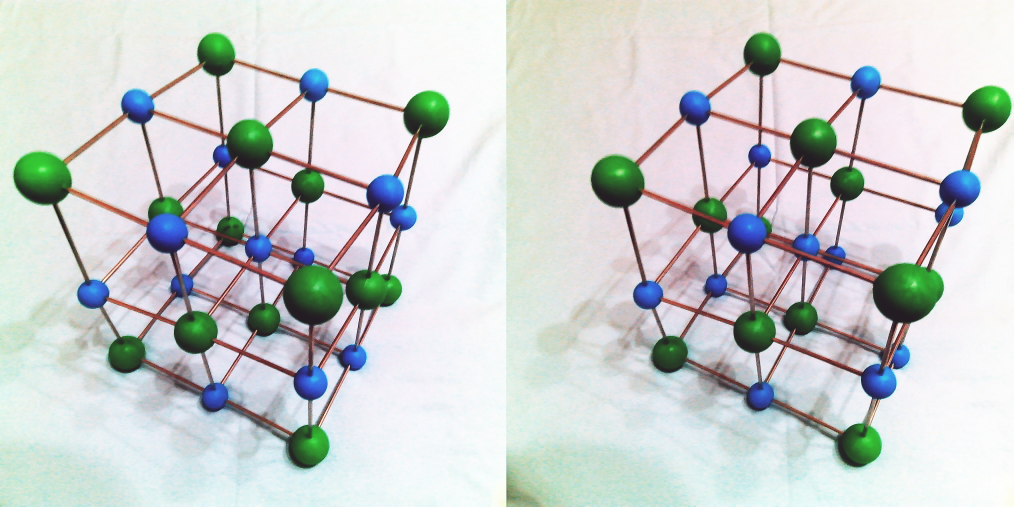
#> input picture Hamster/Week 15/New.jpg, 3040 x 1520 px, given in place of Left_6.jpg, which was not available (shown at 1/3 size)
$ python line_evaluate.py
#> lines starting #> are read from the running program, lines starting #| are printed output that depends on the picture; after the words box and inside, x2 and y2 are one past the last pixel; in counts of white or black regions, pixels touching at a corner belong together; pictures that were not available may be replaced by others from this repository, and a replacement may not be noted
### Hamster/Week_23/line_scope.py
from cmath import pi
import cv2
import numpy as np
import math

def line_scope(file_name):
#> called with file_name = 'Left_6.jpg'
    img = cv2.imread(file_name)
#> img is the input picture: shape (1520, 3040, 3); mean B, G, R 207.6, 207.8, 204.1

    gray = cv2.cvtColor(img,cv2.COLOR_BGR2GRAY)

    kernel_size = 5
    blur_gray = cv2.GaussianBlur(gray,(kernel_size, kernel_size),0)
    low_threshold = 50
    high_threshold = 150
    edges = cv2.Canny(blur_gray, low_threshold, high_threshold)
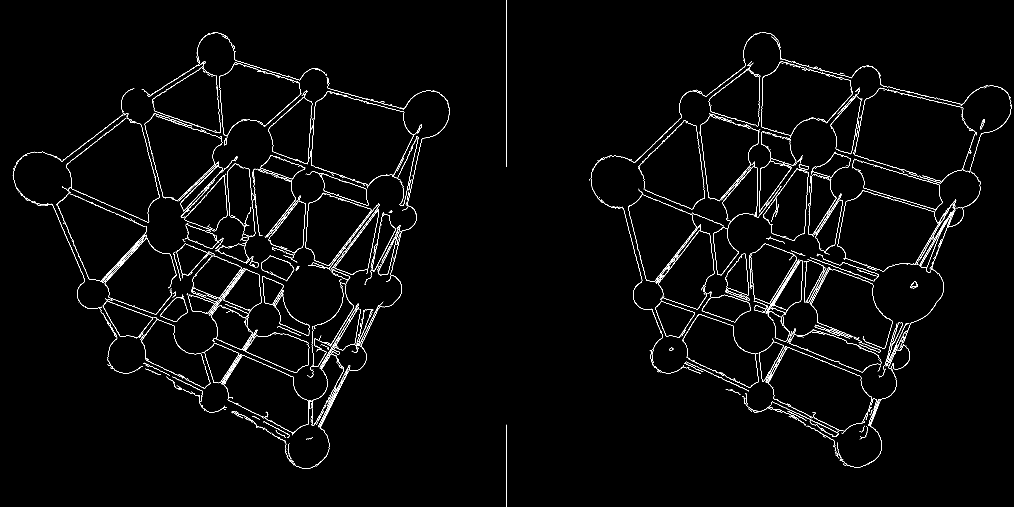
#> edges: shape (1520, 3040) (shown at 1/3 size); 1.6% white in thin lines or dots
    rho = 1  # distance resolution in pixels of the Hough grid
    theta = np.pi / 180  # angular resolution in radians of the Hough grid
    threshold = 15  # minimum number of votes (intersections in Hough grid cell)
    min_line_length = 50  # minimum number of pixels making up a line
    max_line_gap = 20  # maximum gap in pixels between connectable line segments
    line_image = np.copy(img) * 0  # creating a blank to draw lines on
#> line_image: shape (1520, 3040, 3); every value is 0

    # Run Hough on edge detected image
    # Output "lines" is an array containing endpoints of detected line segments
    lines = cv2.HoughLinesP(edges, rho, theta, threshold, np.array([]),
                        min_line_length, max_line_gap)
#> lines = 655 rows, first 6: [1519, 499, 1519, 0], [2316, 1206, 2507, 1295], [672, 881, 731, 805], [816, 914, 850, 859], [812, 466, 914, 501], [2100, 383, 2125, 592]

    for line in lines:
        for x1,y1,x2,y2 in line:
            if y2==1150 :
                print(x1,y1,x2,y2)
                cv2.line(line_image,(x1,y1),(x2,y2),(0,255,0),2)
                break
            cv2.line(line_image,(x1,y1),(x2,y2),(255,255,0),2)
#> this loop made 655 passes
#| 602 1060 630 1150
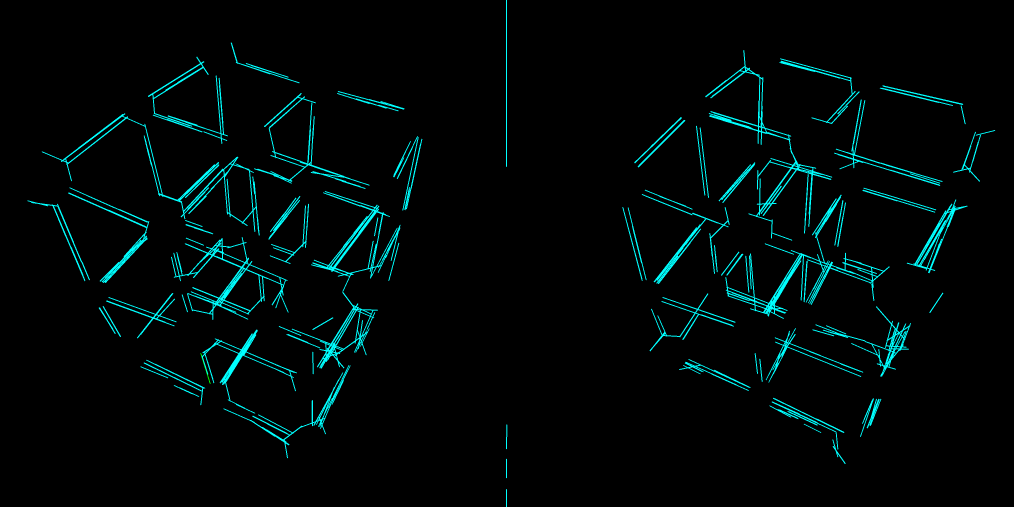
#> line_image: shape (1520, 3040, 3) (shown at 1/3 size); mean B, G, R 8.6, 8.6, 0

    cv2.imwrite("line_"+file_name,line_image)
    return_line=[]
    angle=[]
    dis=[]
    line_file=open("line_scope_"+file_name+".txt",'w')
    for i in lines:
        return_line.append(i[0])
        x1=i[0][0];y1=i[0][1];x2=i[0][2];y2=i[0][3]
        angle.append(math.atan2(y2-y1,x2-x1)/pi*180)
        dis.append(math.sqrt((y2-y1)**2+(x2-x1)**2))
        line_file.write(str(i[0])+'\n')
#> this loop made 655 passes
#> after the loop, angle = 655 values, max 90 at index 400, min -90 at index 0, mean -10.03; dis = 655 values, max 499 at index 0, min 50.25 at index 410, mean 109.2; return_line = 655 items, first 6: [1519, 499, 1519, 0], [2316, 1206, 2507, 1295], [672, 881, 731, 805], [816, 914, 850, 859], [812, 466, 914, 501], [2100, 383, 2125, 592]
    line_file.close()
    return return_line,angle,dis

# Draw the lines on the  image
#lines_edges = cv2.addWeighted(img, 0.8, line_image, 1, 0)
line,angle,dis=line_scope("Left_6.jpg")
#> line has the same summary as return_line in line_scope
line_scope("Right_6.jpg")
#> call 2 of line_scope, with file_name = 'Right_6.jpg'
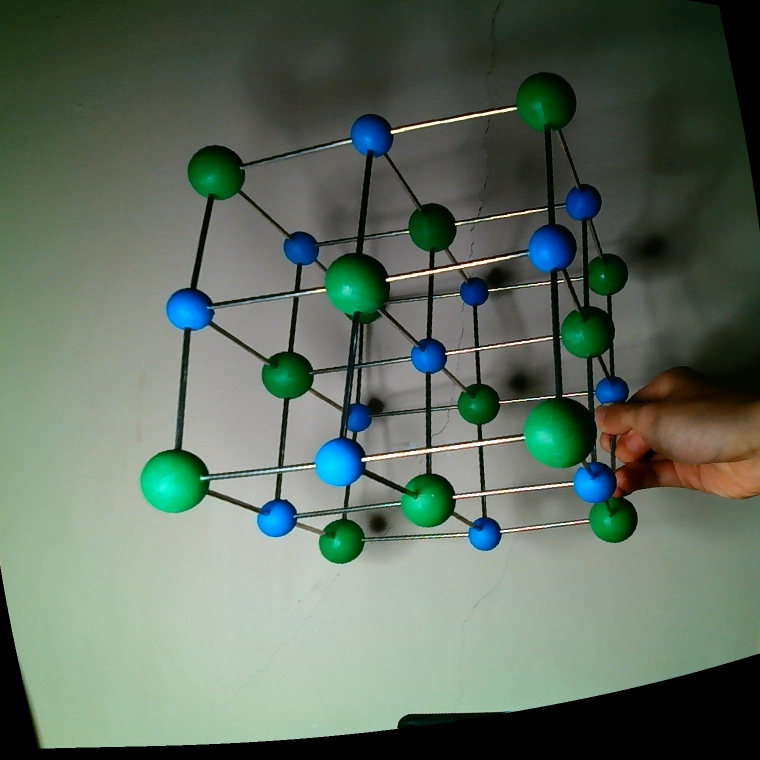
#> input picture Hamster/Week 15/Right2.jpg, 1520 x 1520 px, given in place of Right_6.jpg, which was not available (shown at 1/2 size)
#> in line_scope, img is the input picture: shape (1520, 1520, 3); mean B, G, R 96.2, 109.1, 95
#> in line_scope (call 2), `edges = cv2.Canny(blur_gray, low_threshold, high_threshold)`: edges: shape (1520, 1520); 1.5% white in thin lines or dots
#> in line_scope (call 2), `line_image = np.copy(img) * 0`: line_image: shape (1520, 1520, 3); every value is 0
#> in line_scope (call 2), `lines = cv2.HoughLinesP(edges, rho, theta, threshold, np.array([]), mi..`: lines = 286 rows, first 6: [401, 958, 631, 934], [730, 925, 1049, 881], [855, 601, 922, 592], [778, 550, 842, 540], [905, 992, 1071, 972], [421, 613, 650, 577]
#> the loop in line_scope (call 2), `for line in lines:` made 286 passes
#> after the loop in line_scope (call 2), `for line in lines:`:
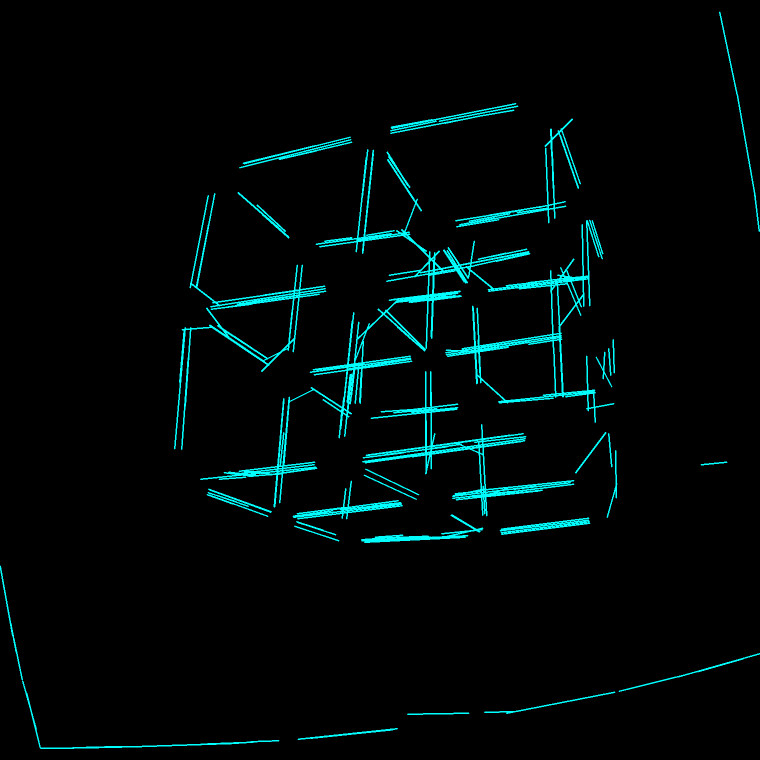
#> line_image: shape (1520, 1520, 3) (shown at 1/2 size); mean B, G, R 8.9, 8.9, 0
#> the loop in line_scope (call 2), `for i in lines:` made 286 passes
#> after the loop in line_scope (call 2), `for i in lines:`: angle = 286 values, max 89.39 at index 68, min -90 at index 87, mean -1.59; dis = 286 values, max 328.2 at index 38, min 50.49 at index 196, mean 116.2; return_line = 286 items, first 6: [401, 958, 631, 934], [730, 925, 1049, 881], [855, 601, 922, 592], [778, 550, 842, 540], [905, 992, 1071, 972], [421, 613, 650, 577]

_angle=open("angle.txt",'w')
for i in angle:
    _angle.write(str(i)+"\n")
#> this loop made 655 passes
#> i on passes 1 to 3: -90, 24.98, -52.18
_angle.write("\n\n")
for i in dis:
    _angle.write(str(i)+"\n")
#> this loop made 655 passes
#> i on passes 1 to 3: 499, 210.7, 96.21

### Hamster/Week 17/find_houghcircle.py
import cv2
import numpy as np
import math

# [9 lines left out: function findcircle, not called in this run]

def Hough(str1):
#> called with str1 = 'Left3.jpg'
    img = cv2.imread(str1)
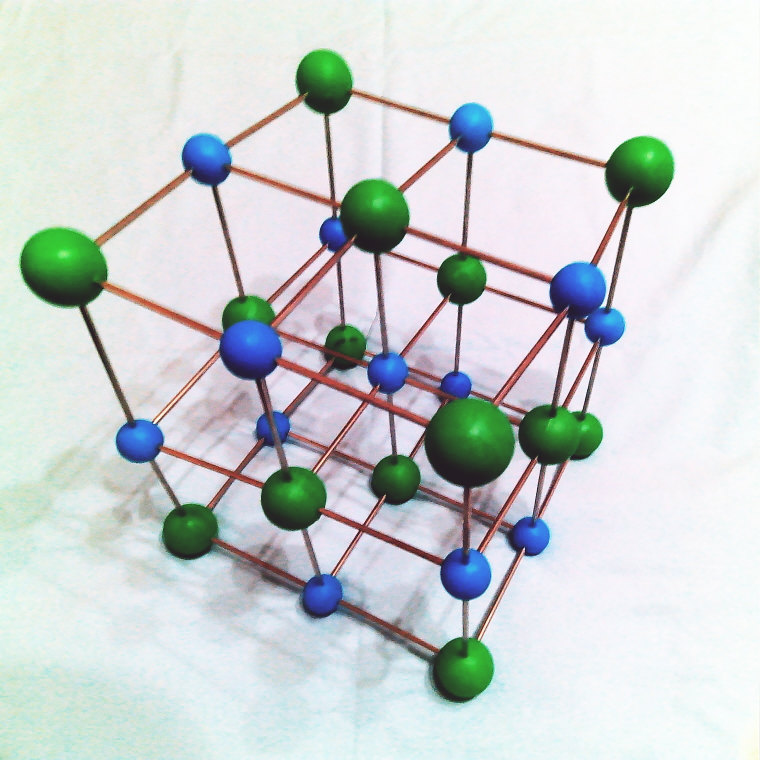
#> input picture Hamster/Week 15/Left3.jpg, 1520 x 1520 px, found by its file name (shown at 1/2 size)
#> img is the input picture: shape (1520, 1520, 3); mean B, G, R 210.6, 210.3, 204.3
    img = cv2.medianBlur(img, 5)
    gray = cv2.cvtColor(img, cv2.COLOR_BGR2GRAY)
    edges = cv2.Canny(gray, 100, 200, apertureSize=3)
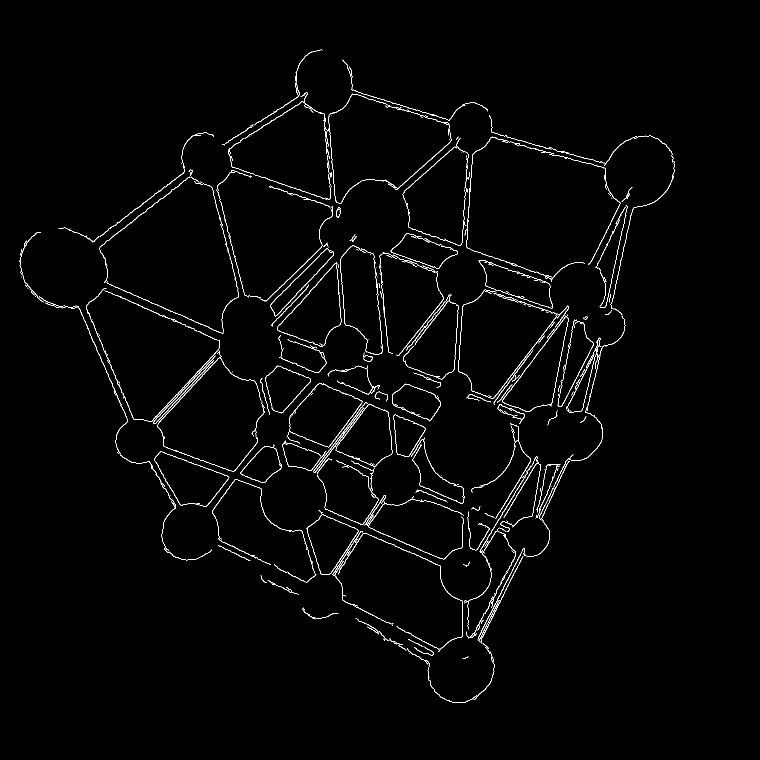
#> edges: shape (1520, 1520) (shown at 1/2 size); 1.5% white in thin lines or dots, all inside (x1, y1, x2, y2) = (39, 99, 1349, 1406)
    cimg = cv2.cvtColor(img, cv2.COLOR_BGR2GRAY)
    circles = cv2.HoughCircles(gray, cv2.HOUGH_GRADIENT, 1, 50,
                           param1=40, param2=20, minRadius=19,maxRadius=77)
#> circles = 137 rows, first 8: [586.5, 995.5, 65.4], [930.5, 1147.5, 51.9], [741.5, 435.5, 76.4], [1159.5, 585.5, 61], [380.5, 1064.5, 57.7], [1094.5, 868.5, 58.8], [671.5, 841.5, 75.3], [927.5, 1335.5, 59.9]
    circles = np.uint16(np.around(circles))
#> circles = 137 rows, first 8: [586, 996, 65], [930, 1148, 52], [742, 436, 76], [1160, 586, 61], [380, 1064, 58], [1094, 868, 59], [672, 842, 75], [928, 1336, 60]
    count=len(circles[0])
#> count = 137
    return circles,count

circles1, count1= Hough('Left3.jpg')
#> circles1 has the same summary as circles in Hough; count1 = 137
circles2, count2= Hough('Right3.jpg')
#> call 2 of Hough, with str1 = 'Right3.jpg'
#> in Hough (call 2), `edges = cv2.Canny(gray, 100, 200, apertureSize=3)`:
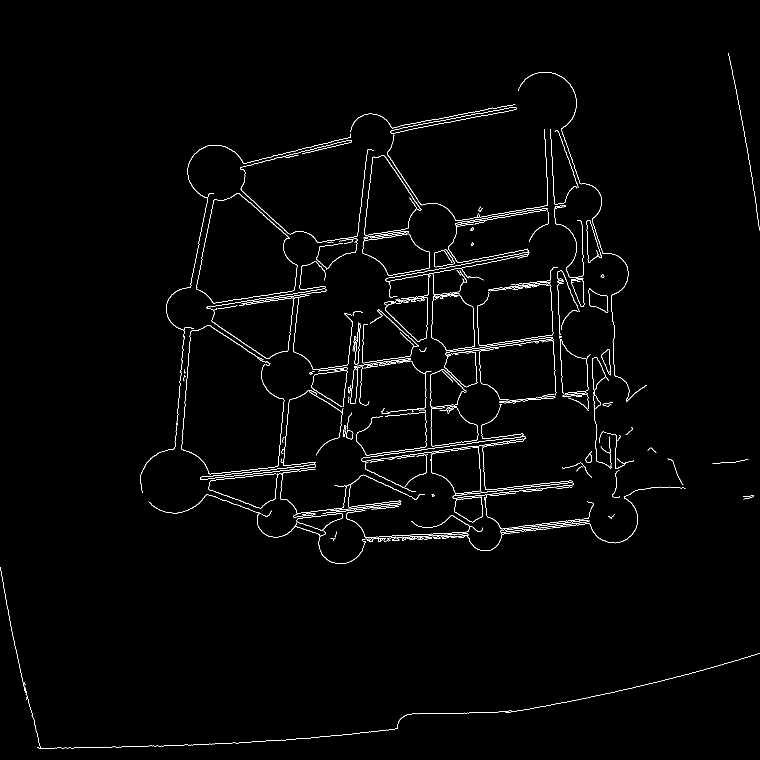
#> edges: shape (1520, 1520) (shown at 1/2 size); 1.4% white in thin lines or dots
#> in Hough (call 2), `circles = cv2.HoughCircles(gray, cv2.HOUGH_GRADIENT, 1, 50, param1=40,..`: circles = 92 rows, first 8: [864.5, 454.5, 48.6], [856.5, 1000.5, 54.4], [1227.5, 1038.5, 47.4], [349.5, 956.5, 69.7], [431.5, 346.5, 56.9], [1089.5, 201.5, 57.7], [1105.5, 494.5, 48.2], [969.5, 1067.5, 33.1]
#> in Hough (call 2), `circles = np.uint16(np.around(circles))`: circles = 92 rows, first 8: [864, 454, 49], [856, 1000, 54], [1228, 1038, 47], [350, 956, 70], [432, 346, 57], [1090, 202, 58], [1106, 494, 48], [970, 1068, 33]
#> in Hough (call 2), `count=len(circles[0])`: count = 92
#> circles2 has the same summary as circles in Hough; count2 = 92


#origin parameters
#circles = cv2.HoughCircles(gray, cv2.HOUGH_GRADIENT, 1, 50,
 #                          param1=40, param2=20, minRadius=19,maxRadius=77)

### Hamster/Week 17/mySURF.py
import cv2

img1 = cv2.imread('Left3.jpg',cv2.IMREAD_GRAYSCALE)
#> img1: shape (1520, 1520); min 0, max 255, mean 208.5
img2 = cv2.imread('Right3.jpg',cv2.IMREAD_GRAYSCALE)
#> img2: shape (1520, 1520); min 0, max 255, mean 103.4
#create a SURF object
#threshold,feature,otcave,dimension,upright
#> (the run stopped early here; a loop or call above may not have finished)
